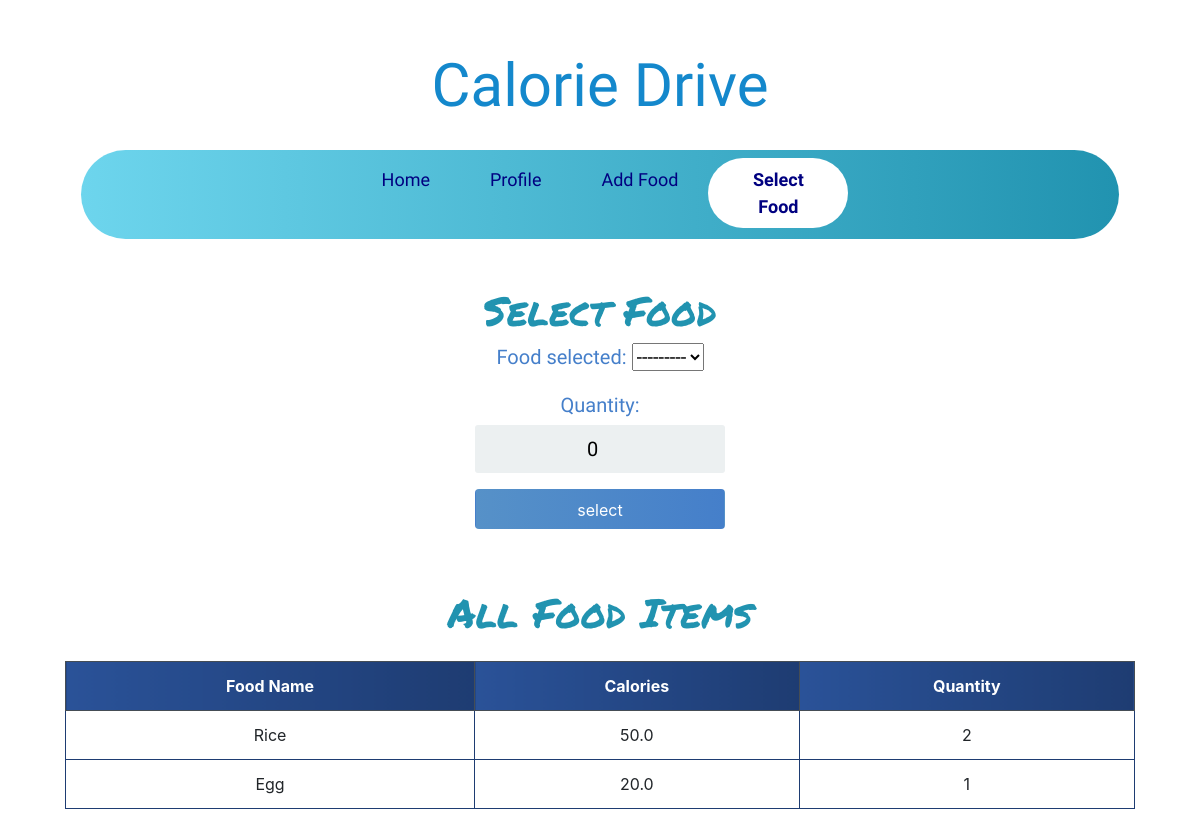
Before: /select_food/ (signed in) with the older database file.
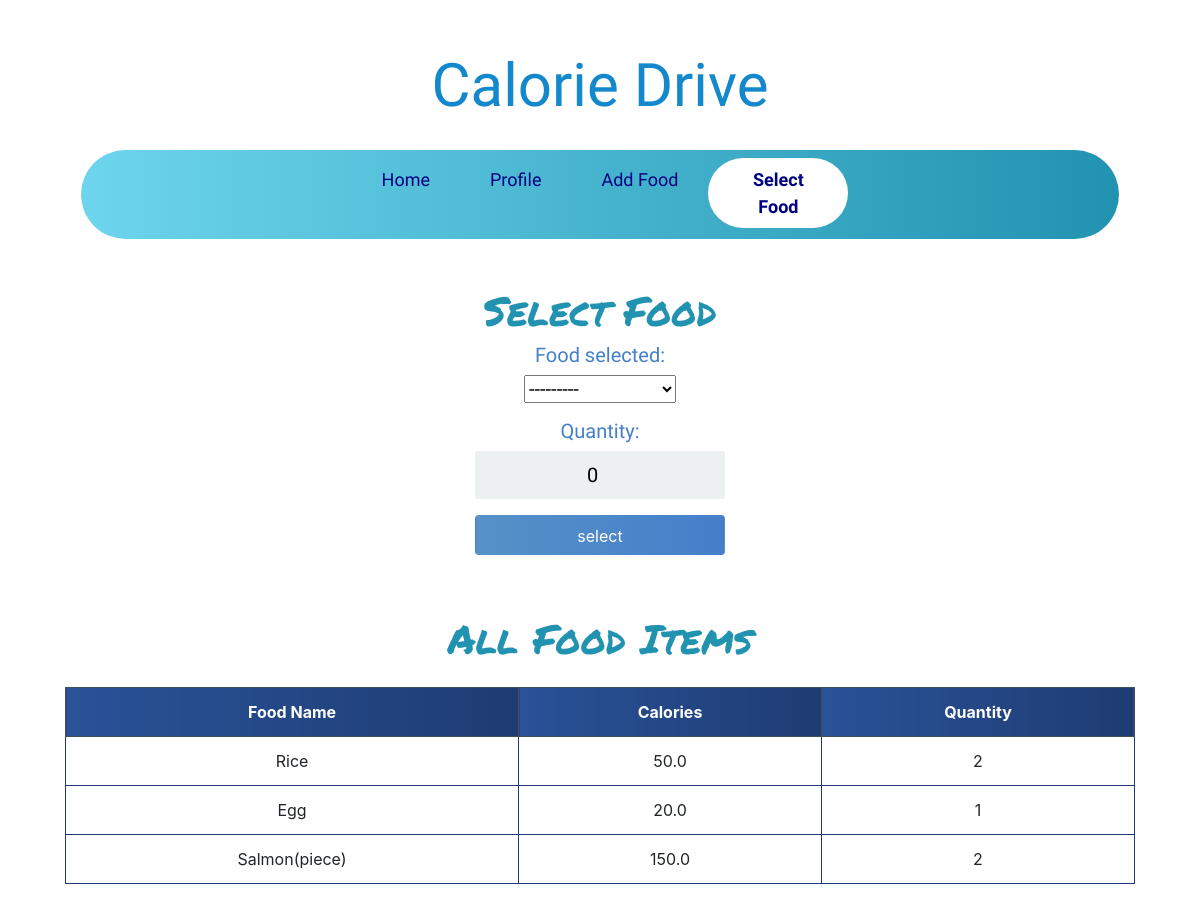
After: the same page with the newer database file.
### calories/models.py (models this page shows)
class Food(models.Model):
	name = models.CharField(max_length=200 ,null=False)
	quantity = models.PositiveIntegerField(null=False,default=0)
	calorie = models.FloatField(null=False,default=0)
	person_of = models.ForeignKey(User,null=True,on_delete=models.CASCADE)
	def __str__(self):
		return self.name

### calories/views.py (the view)
# urls.py: path('select_food/',select_food,name='select_food'),
@login_required
def select_food(request):
	person = Profile.objects.filter(person_of=request.user).last()
	food_items = Food.objects.filter(person_of=request.user)
	form = SelectFoodForm(request.user,instance=person)
	if request.method == 'POST':
		form = SelectFoodForm(request.user,request.POST,instance=person)
		if form.is_valid():
			form.save()
			return redirect('home')
	else:
		form = SelectFoodForm(request.user)
	context = {'form':form,'food_items':food_items}
	return render(request, 'select_food.html',context)

### calories/forms.py
class SelectFoodForm(forms.ModelForm):
    class Meta:
        model = Profile
        fields = ('food_selected','quantity',)
    def __init__(self, user, *args, **kwargs):
        super(SelectFoodForm, self).__init__(*args, **kwargs)
        self.fields['food_selected'].queryset = Food.objects.filter(person_of=user)

### templates/select_food.html (shortened to what this page needs)
{% extends 'base.html' %}
{% block content %}
    <div class="login mt-0">
        <div class="login-screen">
            <div class="app-title">
                <h1 class="headline">Select Food</h1>
            </div>
            <form method="POST" action="" class="login-form">
              <h5 class="form-labels">
                {{ form.as_p }}
            </h5>
                <input class="btn login_btn pt-2" type="submit" value="select">
            </form>
        </div>
    </div>
    <div class="container-fluid">
   <h1 class="headline text-center pb-3">All Food Items </h1>
        <table class="table table-bordered text-center">
            <thead class="thead-dark">
                <tr>
                    <th scope="col">Food Name</th>
                    <th scope="col">Calories</th>
                    <th scope="col">Quantity</th>
                </tr>
            </thead>
            <tbody>
                {% for food in food_items %}
                <tr>
                    <td>{{ food.name }}</td>
                    <td>{{ food.calorie }}</td>
                    <td>{{ food.quantity }}</td>
                </tr>
                {% endfor %}
            </tbody>
        </table>
     </div>
{% endblock content %}

Changed rows visible on the page:
added Food: name "Salmon(piece)", calorie "150.0", quantity "2"
